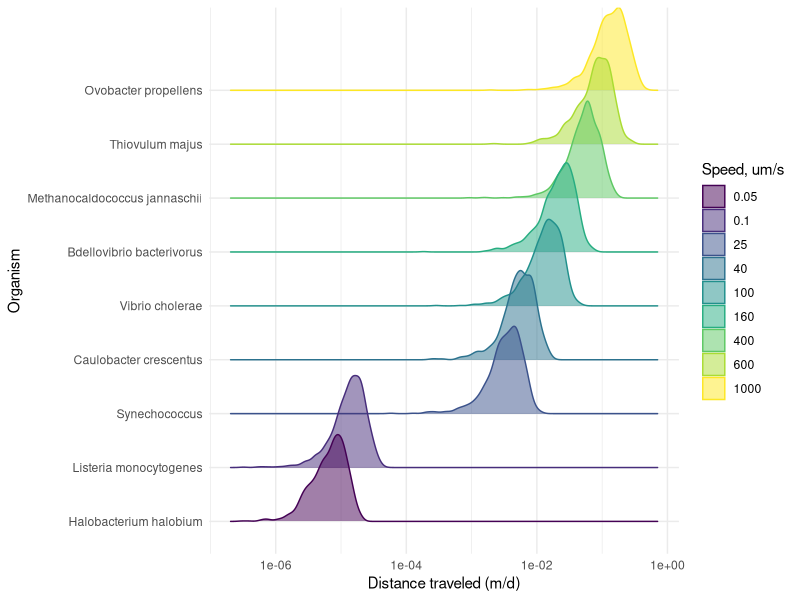
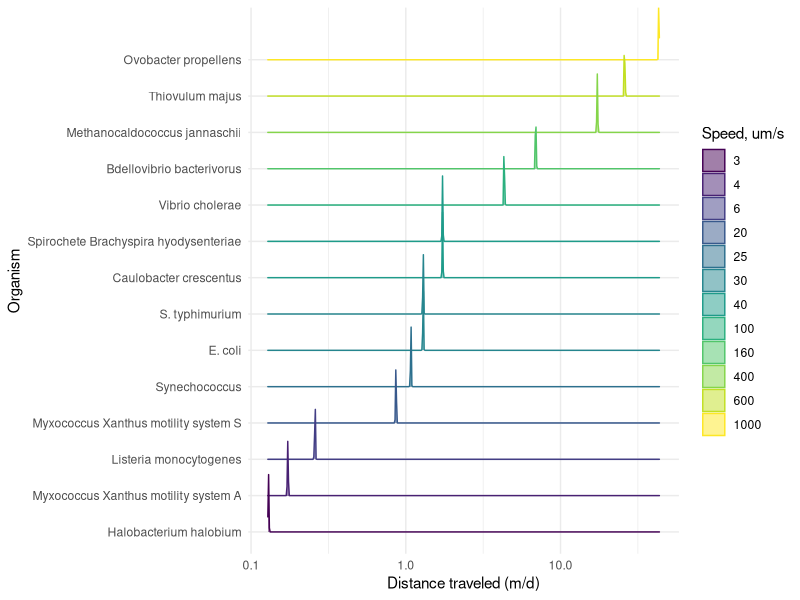
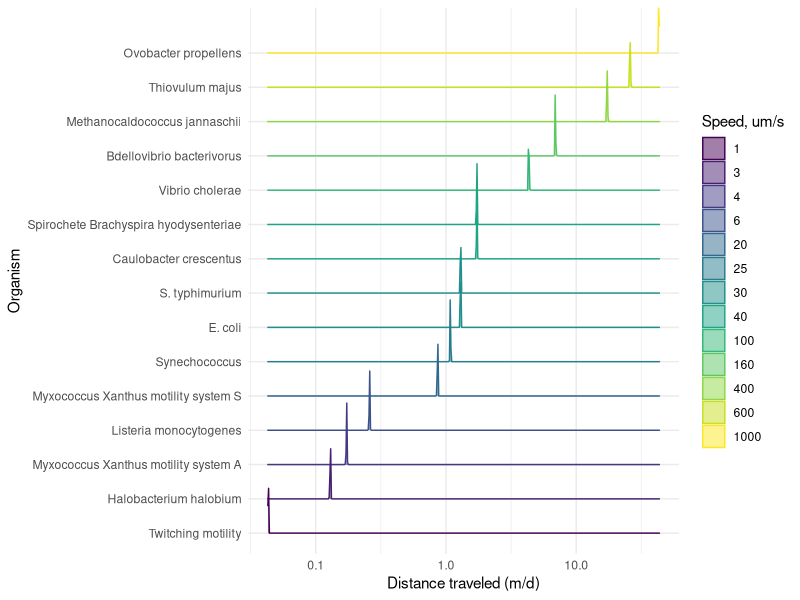
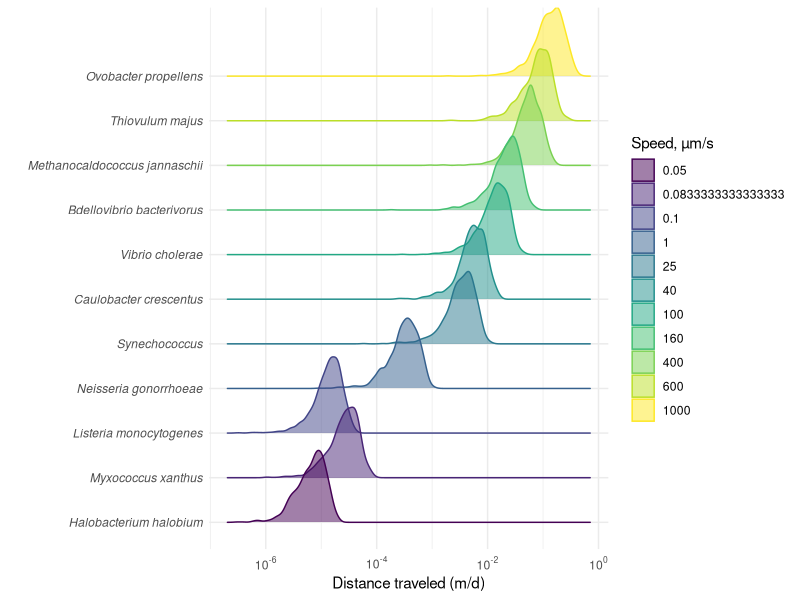

The R source for these figures, in order:
library(tidyverse)
library(ggridges)
library(scales)


movements <- read_csv("./movement_rates.csv")

random_distributions <- read_csv(file = "random_movements.csv")
random_distributions_noback <- read_csv(file = "random_movements_noback.csv")
twitching_distributions <- read_csv(file = "twitching_movements.csv")
twitching_distributions_noback <- read_csv(file = "twitching_movements_noback.csv")

random_move_fig <- random_distributions %>% 
  filter(Organism %in% subset(movements, Domain == "Prokaryote")$Organism) %>% 
  mutate(dist_from_center = sqrt((x^2) + (y^2))) %>% 
  mutate(dist_from_center = dist_from_center*(10^-6)) %>% 
  arrange(Speed) %>% 
  mutate(Organism = factor(Organism, levels = unique(Organism), ordered = TRUE)) %>% 
  ggplot(aes(x = dist_from_center, color = as.factor(Speed), y = Organism, fill = as.factor(Speed))) + 
  geom_density_ridges(alpha = 0.5) +
  #facet_wrap(~Organism, scales = "free_y")+
  scale_x_log10() +
  theme_minimal() +
  labs(color = "Speed, um/s", fill = "Speed, um/s",
       x = "Distance traveled (m/d)") +
  scale_color_viridis_d() + 
  scale_fill_viridis_d()
random_move_fig


random_twitching_fig <- random_distributions %>% 
  filter(Organism %in% subset(movements, Domain == "Prokaryote")$Organism) %>% 
  bind_rows(twitching_distributions) %>% 
  mutate(dist_from_center = sqrt((x^2) + (y^2))) %>% 
  mutate(dist_from_center = dist_from_center*(10^-6)) %>% 
  arrange(Speed) %>% 
  mutate(Organism = factor(Organism, levels = unique(Organism), ordered = TRUE)) %>% 
  ggplot(aes(x = dist_from_center, color = as.factor(Speed), y = Organism, fill = as.factor(Speed))) + 
  geom_density_ridges(alpha = 0.5) +
  #facet_wrap(~Organism, scales = "free_y")+
  scale_x_log10(breaks = trans_breaks("log10", function(x) 10^x),
                labels = trans_format("log10", math_format(10^.x))) +
  theme_minimal() +
  labs(color = "Speed, µm/s", fill = "Speed, µm/s",
       x = "Distance traveled (m/d)", y = "") +
  scale_color_viridis_d() + 
  scale_fill_viridis_d() + 
  theme(axis.text.y = element_text(face = "italic"))
ggsave(filename = "figure_distances_per_day.pdf", plot = random_twitching_fig, width = 8, height = 6)



random_move_noback_fig <- random_distributions_noback %>% 
  filter(Organism %in% subset(movements, Domain == "Prokaryote")$Organism) %>% 
  mutate(dist_from_center = sqrt((x^2) + (y^2))) %>% 
  mutate(dist_from_center = dist_from_center*(10^-6)) %>% 
  arrange(Speed) %>% 
  mutate(Organism = factor(Organism, levels = unique(Organism), ordered = TRUE)) %>% 
  ggplot(aes(x = dist_from_center, color = as.factor(Speed), y = Organism, fill = as.factor(Speed))) + 
  geom_density_ridges(alpha = 0.5) +
  #facet_wrap(~Organism, scales = "free_y")+
  scale_x_log10() +
  theme_minimal() +
  labs(color = "Speed, um/s", fill = "Speed, um/s",
       x = "Distance traveled (m/d)") +
  scale_color_viridis_d() + 
  scale_fill_viridis_d()
random_move_noback_fig


random_twitching_noback_fig <- random_distributions_noback %>% 
  filter(Organism %in% subset(movements, Domain == "Prokaryote")$Organism) %>% 
  bind_rows(twitching_distributions_noback) %>% 
  mutate(dist_from_center = sqrt((x^2) + (y^2))) %>% 
  mutate(dist_from_center = dist_from_center*(10^-6)) %>% 
  arrange(Speed) %>% 
  mutate(Organism = factor(Organism, levels = unique(Organism), ordered = TRUE)) %>% 
  ggplot(aes(x = dist_from_center, color = as.factor(Speed), y = Organism, fill = as.factor(Speed))) + 
  geom_density_ridges(alpha = 0.5) +
  #facet_wrap(~Organism, scales = "free_y")+
  scale_x_log10() +
  theme_minimal() +
  labs(color = "Speed, um/s", fill = "Speed, um/s",
       x = "Distance traveled (m/d)") +
  scale_color_viridis_d() + 
  scale_fill_viridis_d()
random_twitching_noback_fig
